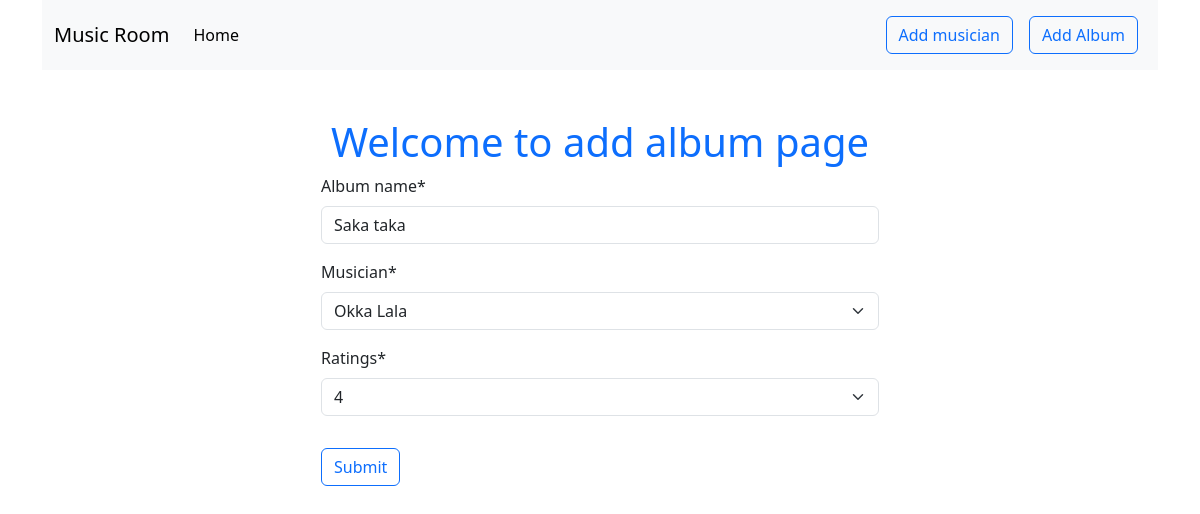
The page /album/edit/1 on the database its author committed.
### album/models.py (models this page shows, shortened)
class Album(models.Model):
    album_name = models.CharField(max_length=100)
    musician = models.ForeignKey(Musician, on_delete=models.CASCADE)
    release_date=models.DateTimeField(auto_now_add=True)
    RATING_CHOICES=(
    ("1", "1"),
    ("2", "2"),
    ("3", "3"),
    ("4", "4"),
    ("5", "5"),
    )
    ratings = models.CharField(choices=RATING_CHOICES, max_length=1, default='4')

### album/views.py (the view)
# urls.py: path('edit/<int:id>', views.edit_album,name='edit_album'),
def edit_album(request,id):
    album = Album.objects.get(pk=id)
    album_form = forms.AlbumForm(instance=album)
    if request.method == "POST":
        album_form = forms.AlbumForm(request.POST,instance=album)
        if album_form.is_valid():
            album_form.save()
            return redirect('home')
    return render(request,'add_album.html',{'form':album_form})

### album/forms.py
class AlbumForm(forms.ModelForm):
    class Meta:
        model = Album
        fields = '__all__'

### musicians/models.py (called while the page is built)
    def __str__(self):
        return f"{self.first_name} {self.last_name}"

### album/templates/add_album.html (shortened to what this page needs)
{% extends "base.html" %} {% load crispy_forms_tags %} {% block content %}
<h1 class="text-primary text-center mt-5">Welcome to add album page</h1>
<form action="" method="post" style="width: 50%; margin: auto;">
    {{form | crispy}}
    <button type="submit" class="btn btn-outline-primary my-3">Submit</button>
</form>
{% endblock content %}

### rows shown on the page
Album: album_name "Saka taka", musician "Okka Lala", ratings "4"
